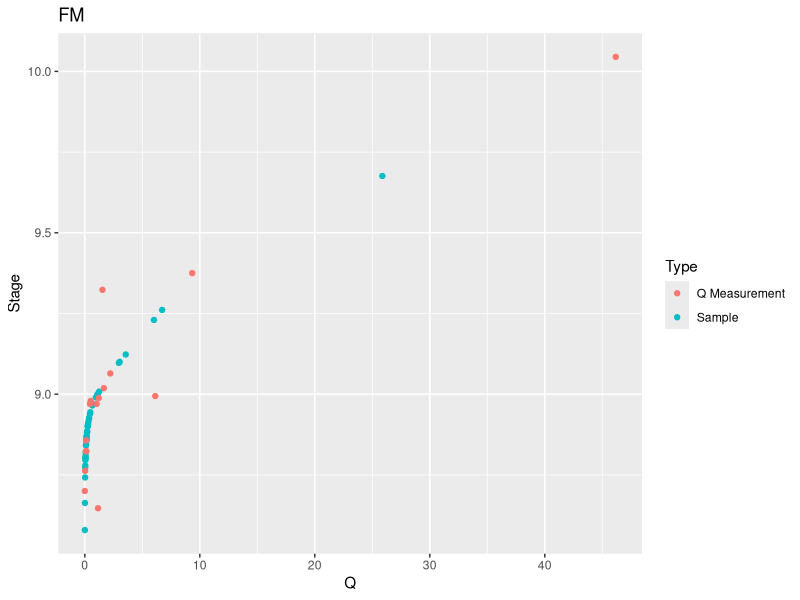
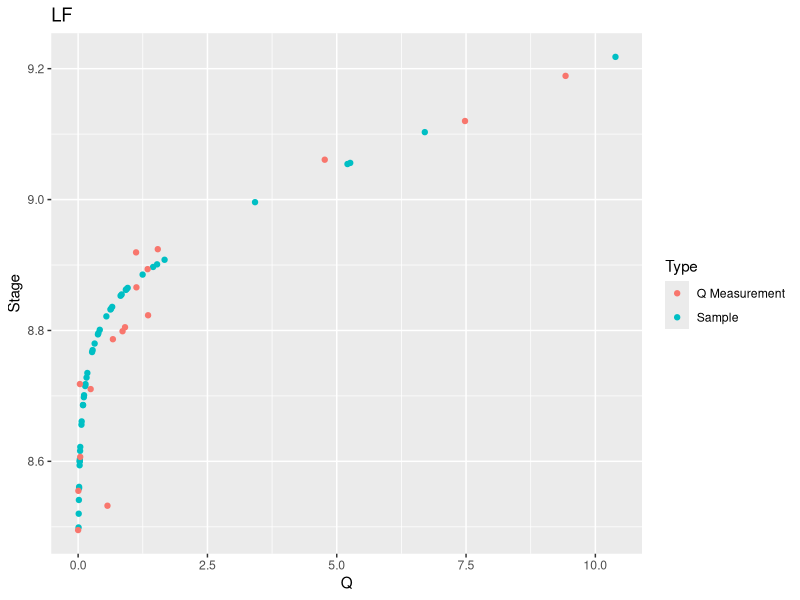
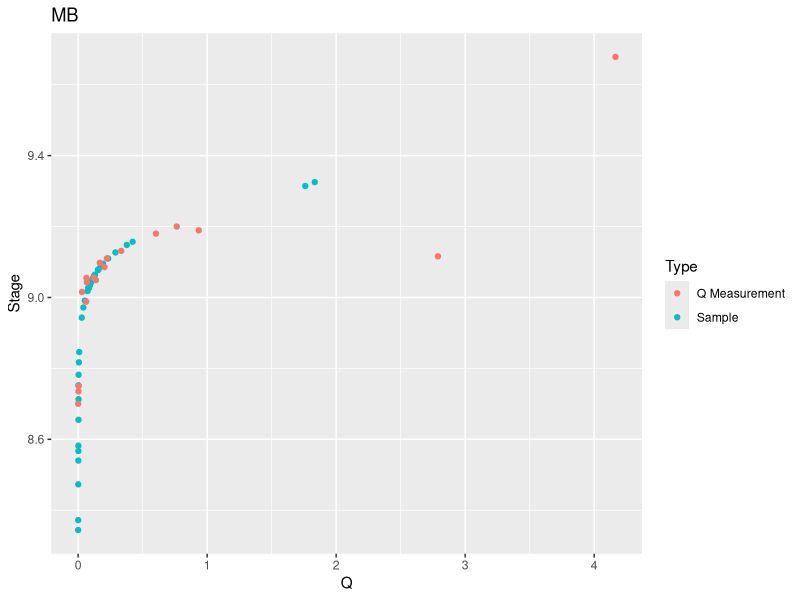
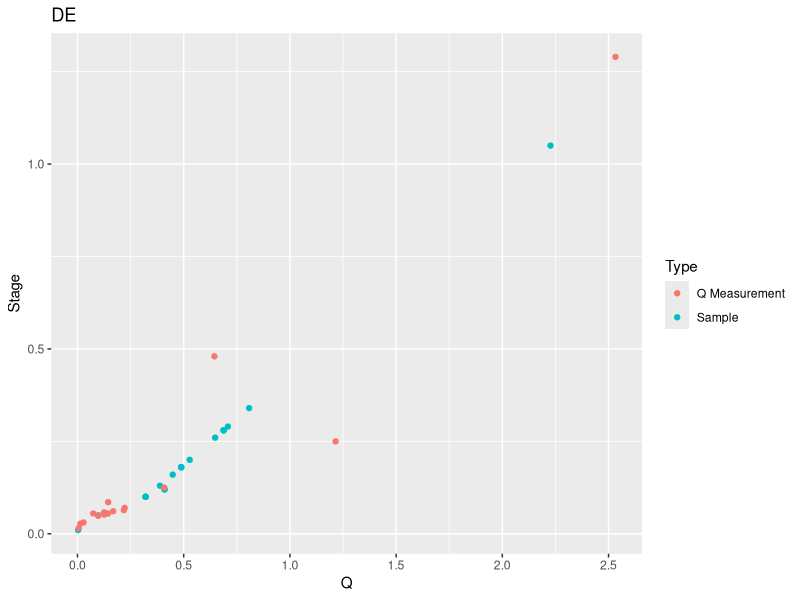
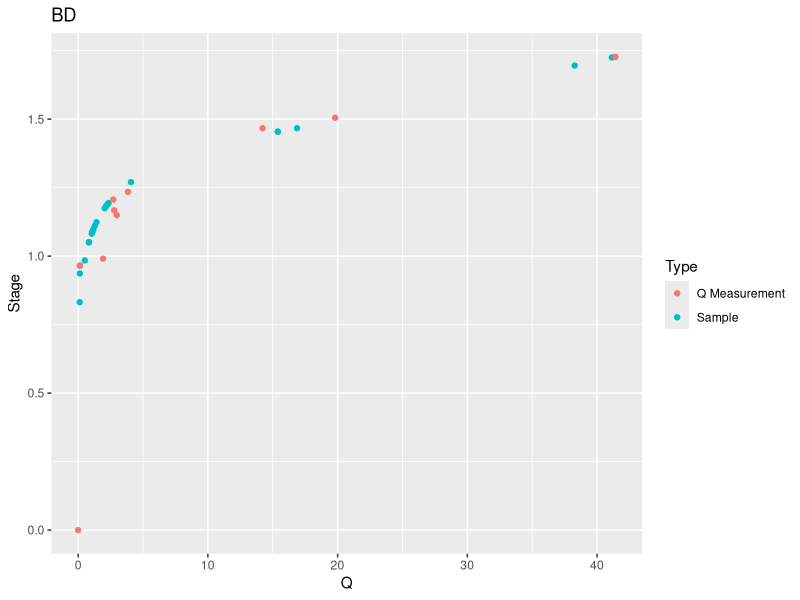

These charts were generated, in order, by the following R code:
library(readr)
library(tidyverse)
Eqs <- read.csv("Equations.csv", fileEncoding = 'UTF-8-BOM')
Q_MSMTS <- read.csv("Q_MSMTS.csv", fileEncoding = 'UTF-8-BOM')
Samples <- read.csv("Sample_Date_Stages.csv", fileEncoding = 'UTF-8-BOM')

Sample_Q <- data.frame(matrix(ncol=4, nrow=0))
colnames(Sample_Q) <- c('Date.Time', 'Stream', 'Stage', 'Q')


#--------------Four Mile--------------

# Create Stream-specific dataframes
FMS_Stage <- Samples %>%
  select(1,2) %>%
  rename(Stage = FMS)
FMS_Eqs <- Eqs %>%
  filter(Stream == "FM")

#Set up categories for using different equations
FMS_Breaks = as.numeric(unlist(FMS_Eqs[2]))
FMS_Stage$category <- cut(FMS_Stage$Stage,
                          breaks = c(-Inf, FMS_Breaks),
                          labels = c("low", "med", "med-high", "high"))

#Create dataframes for each equation
FMSLow <- FMS_Stage %>%
  filter(category == "low")
FMSMed <- FMS_Stage %>%
  filter(category == "med")
FMSMedHigh <- FMS_Stage %>%
  filter(category == "med-high")
FMSHigh <- FMS_Stage %>%
  filter(category == "high")

#Create Q column, fill using stage and equation
FMSLow$Q = ((FMSLow$Stage - FMS_Eqs$Intercept[1]) / FMS_Eqs$x[1])
FMSMed$Q = exp(((FMSMed$Stage - FMS_Eqs$Intercept[2]) / FMS_Eqs$x[2]))
FMSMedHigh$Q = ((FMSMedHigh$Stage - FMS_Eqs$Intercept[3]) / FMS_Eqs$x[3])
FMSHigh$Q = ((FMSHigh$Stage - FMS_Eqs$Intercept[4]) / FMS_Eqs$x[4])

#Bind dataframes together
FMSAll <- rbind(FMSLow, FMSMed, FMSMedHigh, FMSHigh) %>%
  select(1,2,4)
FM_Sample <- FMSAll %>%
  mutate(Stream = 'FM') %>%
  relocate(Stage, Q,.after=last_col())
EF_Sample <- FMSAll %>%
  mutate(Stream = 'EF',
         Q = Q * 0.23031)
FM_Branch_Sample <- FMSAll %>%
  mutate(Stream = 'FM_Branch',
         Q = Q * 0.76795)

#Bring in Q measurement data, tidy and bind with calculated Qs
FM_MSMTS <- Q_MSMTS %>%
  filter(Stream == "FM") %>%
  select(3,4) %>%
  mutate(Type = 'Q Measurement')
FMSAll <- FMSAll %>%
  mutate(Type = 'Sample',
         Date.Time = NULL)
FM_All <- rbind(FMSAll, FM_MSMTS)

#Create and save plot
ggplot(data = FM_All) +
  geom_point(mapping = aes(Q, Stage, color = Type)) +
  labs(title = "FM")
#ggsave("Figs/FM_Stage_Revised.png")

#Clean up workspace by deleting dataframes
rm(FMSLow, FMSMed, FMSHigh, FMSAll, FM_MSMTS, FMS_Breaks, FMS_Stage, FMS_Eqs, FMSMedHigh)

#--------------Little Four Mile--------

# Create Stream-specific dataframes
LFS_Stage <- Samples %>%
  select(1,3) %>%
  rename(Stage = LFS)
LFS_Eqs <- Eqs %>%
  filter(Stream == "LF")

#Set up categories for using different equations
#LF needs additional category for WinXS modeled data
LFS_Breaks = as.numeric(unlist(LFS_Eqs[2]))
LFS_Stage$category <- cut(LFS_Stage$Stage,
                          breaks = c(-Inf, LFS_Breaks),
                          labels = c("low", "med", "high", "WinXS"))

#Create dataframes for each equation
LFSLow <- LFS_Stage %>%
  filter(category == "low")
LFSMed <- LFS_Stage %>%
  filter(category == "med")
LFSHigh <- LFS_Stage %>%
  filter(category == "high")
LFSWinXS <- LFS_Stage %>%
  filter(category == "WinXS")

#Create Q column, fill using stage and equation
LFSLow$Q = ((LFSLow$Stage - LFS_Eqs$Intercept[1]) / Eqs$x[1])
LFSMed$Q = exp(((LFSMed$Stage - Eqs$Intercept[2]) / Eqs$x[2]))
LFSHigh$Q = ((LFSHigh$Stage - Eqs$Intercept[3]) / Eqs$x[3])
LFSWinXS$Q = (Eqs$Intercept[4])


#Bind dataframes together
LFSAll <- rbind(LFSLow, LFSMed, LFSHigh, LFSWinXS) %>%
  select(1,2,4)
LF_Sample <- LFSAll %>%
  mutate(Stream = 'LF') %>%
  relocate(Stage, Q,.after=last_col())


#Bring in Q measurement data, tidy and bind with calculated Qs
LF_MSMTS <- Q_MSMTS %>%
  filter(Stream == "LF") %>%
  select(3,4) %>%
  mutate(Type = 'Q Measurement')
LFSAll <- LFSAll %>%
  mutate(Type = 'Sample',
         Date.Time = NULL)
LF_All <- rbind(LFSAll, LF_MSMTS)


ggplot(data = LF_All) +
  geom_point(mapping = aes(Q, Stage, color = Type)) +
  labs(title = "LF")
#ggsave("Figs/LF_Stage.png")

rm(LFSLow, LFSMed, LFSHigh, LFSAll, LF_MSMTS, LFS_Breaks, LFS_Stage, LFSWinXS, LFS_Eqs)

#-------------Marshall's branch--------

# Create Stream-specific dataframes
MBS_Stage <- Samples %>%
  select(1,4) %>%
  rename(Stage = MBS)
MBS_Eqs <- Eqs %>%
  filter(Stream == "MB")

#Set up categories for using different equations
MBS_Breaks = as.numeric(unlist(MBS_Eqs[2]))
MBS_Stage$category <- cut(MBS_Stage$Stage,
                          breaks = c(-Inf, MBS_Breaks),
                          labels = c("low", "med", "high"))

#Create dataframes for each equation
MBSLow <- MBS_Stage %>%
  filter(category == "low")
MBSMed <- MBS_Stage %>%
  filter(category == "med")
MBSHigh <- MBS_Stage %>%
  filter(category == "high")

#Create Q column, fill using stage and equation
MBSLow$Q = ((MBSLow$Stage - MBS_Eqs$Intercept[1]) / MBS_Eqs$x[1])
MBSMed$Q = exp(((MBSMed$Stage - MBS_Eqs$Intercept[2]) / MBS_Eqs$x[2]))
MBSHigh$Q = ((MBSHigh$Stage - MBS_Eqs$Intercept[3]) / MBS_Eqs$x[3])

#Bind dataframes together
MBSAll <- rbind(MBSLow, MBSMed, MBSHigh) %>%
  select(1,2,4)
MB_Sample <- MBSAll %>%
  mutate(Stream = 'MB') %>%
  relocate(Stage, Q,.after=last_col())


#Bring in Q measurement data, tidy and bind with calculated Qs
MB_MSMTS <- Q_MSMTS %>%
  filter(Stream == "MB") %>%
  select(3,4) %>%
  mutate(Type = 'Q Measurement')
MBSAll <- MBSAll %>%
  mutate(Type = 'Sample',
         Date.Time = NULL)
MB_All <- rbind(MBSAll, MB_MSMTS)

#Create plot
ggplot(data = MB_All) +
  geom_point(mapping = aes(Q, Stage, color = Type)) +
  labs(title = "MB")
#ggsave("Figs/MB_Stage.png")

#Clean up workspace by deleting dataframes
rm(MBSLow, MBSMed, MBSHigh, MBSAll, MB_MSMTS, MBS_Breaks, MBS_Stage, MBS_Eqs)

#-----------------Deer's Ear-------
# Create Stream-specific dataframes
DES_Stage <- Samples %>%
  select(1,5) %>%
  rename(Stage = DE)
DES_Eqs <- Eqs %>%
  filter(Stream == "DE")

#Set up categories for using different equations
DES_Breaks = as.numeric(unlist(DES_Eqs[2]))
DES_Stage$category <- cut(DES_Stage$Stage,
                          breaks = c(-Inf, DES_Breaks),
                          labels = c("low", "med", "high"))

#Create dataframes for each equation
DESLow <- DES_Stage %>%
  filter(category == "low")
DESMed <- DES_Stage %>%
  filter(category == "med")
DESHigh <- DES_Stage %>%
  filter(category == "high")

#Create Q column, fill using stage and equation
DESLow$Q = exp(((DESLow$Stage - DES_Eqs$Intercept[1]) / DES_Eqs$x[1]))
DESMed$Q = ((DESMed$Stage - DES_Eqs$Intercept[2]) / DES_Eqs$x[2])
DESHigh$Q = ((DESHigh$Stage - DES_Eqs$Intercept[3]) / DES_Eqs$x[3])

#Bind dataframes together
DESAll <- rbind(DESLow, DESMed, DESHigh) %>%
  select(1,2,4)
DE_Sample <- DESAll %>%
  mutate(Stream = 'DE') %>%
  relocate(Stage, Q,.after=last_col())

#Bring in Q measurement data, tidy and bind with calculated Qs
DE_MSMTS <- Q_MSMTS %>%
  filter(Stream == "DE") %>%
  select(3,4) %>%
  mutate(Type = 'Q Measurement')
DESAll <- DESAll %>%
  mutate(Type = 'Sample',
         Date.Time = NULL)
DE_All <- rbind(DESAll, DE_MSMTS)

#Create plot
ggplot(data = DE_All) +
  geom_point(mapping = aes(Q, Stage, color = Type)) +
  labs(title = "DE")
#ggsave("Figs/DE_Stage.png")

#Clean up workspace by deleting dataframes
rm(DESLow, DESMed, DESHigh, DESAll, DE_MSMTS, DES_Breaks, DES_Stage, DES_Eqs)


#--------------Below Dam--------------

# Create Stream-specific dataframes
BDS_Stage <- Samples %>%
  select(1,6) %>%
  rename(Stage = BD)
BDS_Eqs <- Eqs %>%
  filter(Stream == "BD")

#Set up categories for using different equations
BDS_Breaks = as.numeric(unlist(BDS_Eqs[2]))
BDS_Stage$category <- cut(BDS_Stage$Stage,
                          breaks = c(-Inf, BDS_Breaks),
                          labels = c("low", "med", "high"))

#Create dataframes for each equation
BDSLow <- BDS_Stage %>%
  filter(category == "low")
BDSMed <- BDS_Stage %>%
  filter(category == "med")
BDSHigh <- BDS_Stage %>%
  filter(category == "high")

#Create Q column, fill using stage and equation
BDSLow$Q = ((BDSLow$Stage - BDS_Eqs$Intercept[1]) * BDS_Eqs$x[1])
BDSMed$Q = exp(((BDSMed$Stage - BDS_Eqs$Intercept[2]) / BDS_Eqs$x[2]))
BDSHigh$Q = ((BDSHigh$Stage - BDS_Eqs$Intercept[3]) / BDS_Eqs$x[3])

#Bind dataframes together
BDSAll <- rbind(BDSLow, BDSMed, BDSHigh) %>%
  select(1,2,4)
BD_Sample <- BDSAll %>%
  mutate(Stream = 'BD') %>%
  relocate(Stage, Q,.after=last_col())

#Bring in Q measurement data, tidy and bind with calculated Qs
BD_MSMTS <- Q_MSMTS %>%
  filter(Stream == "BD") %>%
  select(3,4) %>%
  mutate(Type = 'Q Measurement')
BDSAll <- BDSAll %>%
  mutate(Type = 'Sample',
         Date.Time = NULL)
BD_All <- rbind(BDSAll, BD_MSMTS)

#Create and save plot
ggplot(data = BD_All) +
  geom_point(mapping = aes(Q, Stage, color = Type)) +
  labs(title = "BD")
#ggsave("Figs/BD_Stage.png")

#Clean up workspace by deleting dataframes
rm(BDSLow, BDSMed, BDSHigh, BDSAll, BD_MSMTS, BDS_Breaks, BDS_Stage, BDS_Eqs)

##-----------------------

#Export Sample Qs to full dataset
Sample_Q <- rbind(FM_Sample, LF_Sample, MB_Sample, DE_Sample, BD_Sample, EF_Sample, FM_Branch_Sample)
rm(FM_Sample, LF_Sample, MB_Sample, DE_Sample, BD_Sample, EF_Sample, FM_Branch_Sample)

#Export Sample_Q to csv
write.csv(Sample_Q, 'Sample_Q.csv')

